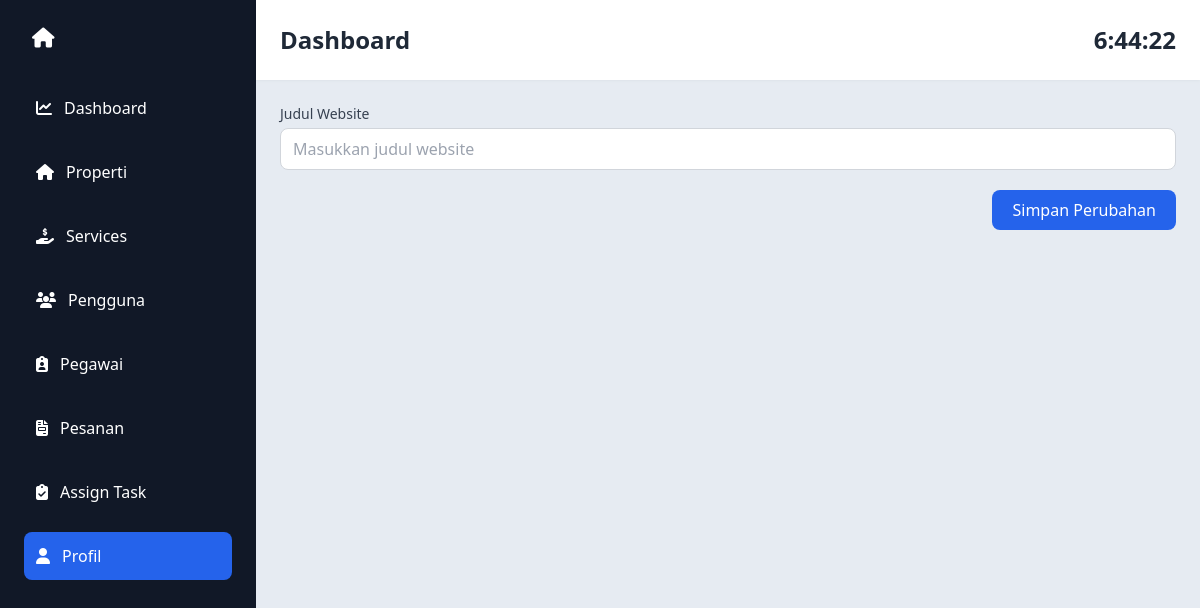
The app's page /admin/profile.php, older data.
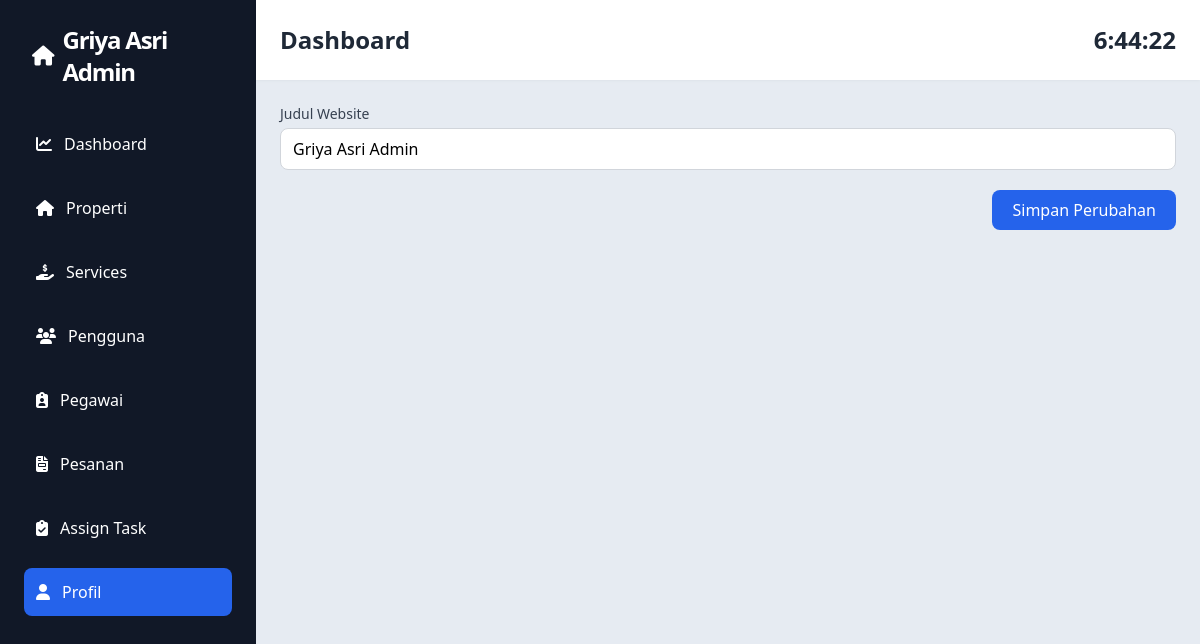
The same page, newer data.
### tables this page shows
CREATE TABLE settings (
    `key` VARCHAR(100) PRIMARY KEY,
    `value` TEXT
);

### config/database.php (called while the page is built, shortened)
<?php
function getSetting($conn, $key)
{
    $stmt = $conn->prepare("SELECT value FROM settings WHERE `key`=?");
    $stmt->bind_param("s", $key);
    $stmt->execute();
    $result = $stmt->get_result()->fetch_assoc();
    return $result['value'] ?? '';
}

### admin/profile.php (the view, shortened to what this page needs)
<?php
include '../config/database.php';
?>
<div class="">
    <form method="POST" action="" class="space-y-5">
        <div>
            <label class="block text-sm font-medium text-gray-700 mb-1">
                Judul Website
            </label>
            <input
                type="text"
                name="site_title"
                value="<?= getSetting($conn, 'site_title'); ?>"
                class="w-full border border-gray-300 rounded-lg px-3 py-2 focus:outline-none focus:ring-2 focus:ring-blue-500 focus:border-blue-500 transition"
                placeholder="Masukkan judul website" required>
        </div>
        <div class="flex justify-end">
            <button
                type="submit"
                class="bg-blue-600 hover:bg-blue-700 text-white font-medium px-5 py-2 rounded-lg transition">
                Simpan Perubahan
            </button>
        </div>
    </form>
</div>
<?php
$content = ob_get_clean();
$profileactive = "active";
include 'layouts/app.php';
?>

### admin/layouts/app.php (shortened to what this page needs)
<!DOCTYPE html>
<html lang="id">
<head>
    <script src="https://cdn.tailwindcss.com"></script>
    <link rel="stylesheet" href="https://cdnjs.cloudflare.com/ajax/libs/font-awesome/6.4.0/css/all.min.css">
</head>
<body class="bg-gray-100" onload="startTime()">
    <div class="flex h-screen">
        <div class="w-64 bg-gray-900 text-white p-6">
            <a href="index.php" class="flex gap-2 mb-8 items-center mx-2">
                <i class="fas fa-home text-white text-xl"></i>
                <h1 class="text-2xl font-black text-primary tracking-tighter flex items-center gap-2"><?= getSetting($conn, 'site_title'); ?></h1>
            </a>
            <nav class="space-y-4">
                <a href="index.php" class="<?= $indexactive ?> flex items-center space-x-3 p-3 hover:bg-gray-800 rounded-lg transition">
                    <i class="fas fa-chart-line"></i>
                    <span>Dashboard</span>
                </a>
                <a href="list-properti.php" class="<?= $propertiactive ?> flex items-center space-x-3 p-3 hover:bg-gray-800 rounded-lg transition">
                    <i class="fas fa-home"></i>
                    <span>Properti</span>
                </a>
                <a href="list-service.php" class="<?= $serviceactive ?> flex items-center space-x-3 p-3 hover:bg-gray-800 rounded-lg transition">
                    <i class="fa-solid fa-hand-holding-dollar"></i>
                    <span>Services</span>
                </a>
                <a href="list-user.php" class="<?= $useractive ?> flex items-center space-x-3 p-3 hover:bg-gray-800 rounded-lg transition">
                    <i class="fas fa-users"></i>
                    <span>Pengguna</span>
                </a>
                <a href="pegawai.php" class="<?= $pegawaiactive ?> flex items-center space-x-3 p-3 hover:bg-gray-800 rounded-lg transition">
                    <i class="fa-solid fa-clipboard-user"></i>
                    <span>Pegawai</span>
                </a>
                <a href="list-pesanan.php" class="<?= $pesananactive ?> flex items-center space-x-3 p-3 hover:bg-gray-800 rounded-lg transition">
                    <i class="fas fa-file-invoice"></i>
                    <span>Pesanan</span>
                </a>
                <a href="assign-task.php" class="<?= $taskactive ?> flex items-center space-x-3 p-3 hover:bg-gray-800 rounded-lg transition">
                    <i class="fa-solid fa-clipboard-check"></i>
                    <span>Assign Task</span>
                </a>
                <a href="profile.php" class="<?= $profileactive ?> flex items-center space-x-3 p-3 hover:bg-gray-800 rounded-lg transition">
                    <i class="fas fa-user"></i>
                    <span>Profil</span>
                </a>
            </nav>
        </div>
        <div class="flex-1 flex flex-col">
            <div class="bg-white shadow p-6 flex justify-between items-center">
                <h2 class="text-2xl font-bold text-gray-800">Dashboard</h2>
                <div class="text-2xl font-bold text-gray-800" id="jam"></div>
            </div>
            <div class="flex-1 overflow-auto p-6 bg-slate-200/75">
                <?= $content ?>
            </div>
        </div>
    </div>
</body>
</html>

Row changes from the older to the newer data that the page shows:
added settings: value "Griya Asri Admin", site_title "Griya Asri Admin"
